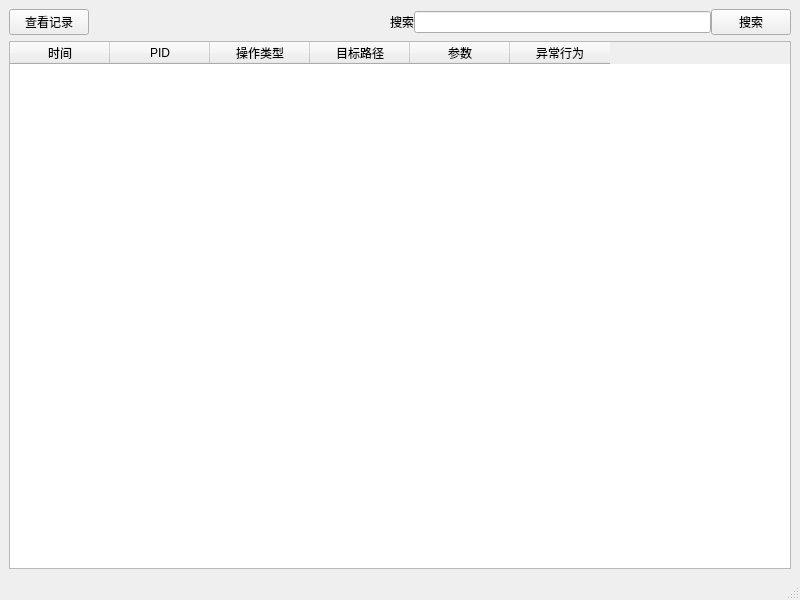
<?xml version="1.0" encoding="UTF-8"?>
<ui version="4.0">
 <class>MainWindow</class>
 <widget class="QMainWindow" name="MainWindow">
  <property name="geometry">
   <rect>
    <x>0</x>
    <y>0</y>
    <width>800</width>
    <height>600</height>
   </rect>
  </property>
  <property name="windowTitle">
   <string>MainWindow</string>
  </property>
  <widget class="QWidget" name="centralwidget">
   <layout class="QVBoxLayout" name="verticalLayout_3">
    <property name="spacing">
     <number>0</number>
    </property>
    <property name="leftMargin">
     <number>0</number>
    </property>
    <property name="topMargin">
     <number>0</number>
    </property>
    <property name="rightMargin">
     <number>0</number>
    </property>
    <property name="bottomMargin">
     <number>0</number>
    </property>
    <item>
     <widget class="QStackedWidget" name="stackedWidget">
      <property name="currentIndex">
       <number>2</number>
      </property>
      <widget class="QWidget" name="page">
       <layout class="QVBoxLayout" name="verticalLayout_2" stretch="1,1">
        <item>
         <layout class="QGridLayout" name="gridLayout">
          <item row="0" column="0">
           <widget class="QLabel" name="label_dll">
            <property name="text">
             <string>插桩DLL路径：</string>
            </property>
           </widget>
          </item>
          <item row="3" column="0">
           <widget class="QPushButton" name="btn_start">
            <property name="text">
             <string>测试</string>
            </property>
           </widget>
          </item>
          <item row="1" column="0">
           <widget class="QLabel" name="label_exe">
            <property name="text">
             <string>测试文件：</string>
            </property>
           </widget>
          </item>
          <item row="1" column="2">
           <widget class="QPushButton" name="btn_exe">
            <property name="text">
             <string>浏览</string>
            </property>
           </widget>
          </item>
          <item row="0" column="2">
           <widget class="QPushButton" name="btn_dll">
            <property name="text">
             <string>浏览</string>
            </property>
           </widget>
          </item>
          <item row="0" column="1">
           <widget class="QLineEdit" name="line_dll"/>
          </item>
          <item row="1" column="1">
           <widget class="QLineEdit" name="line_exe"/>
          </item>
          <item row="2" column="0">
           <widget class="QLabel" name="label_arg">
            <property name="text">
             <string>运行参数：</string>
            </property>
           </widget>
          </item>
          <item row="2" column="1">
           <widget class="QLineEdit" name="line_arg"/>
          </item>
         </layout>
        </item>
        <item>
         <spacer name="verticalSpacer">
          <property name="orientation">
           <enum>Qt::Vertical</enum>
          </property>
          <property name="sizeHint" stdset="0">
           <size>
            <width>20</width>
            <height>40</height>
           </size>
          </property>
         </spacer>
        </item>
       </layout>
      </widget>
      <widget class="QWidget" name="page_2">
       <layout class="QVBoxLayout" name="verticalLayout">
        <item>
         <widget class="QWidget" name="widget" native="true">
          <layout class="QHBoxLayout" name="horizontalLayout_2">
           <property name="spacing">
            <number>0</number>
           </property>
           <property name="leftMargin">
            <number>0</number>
           </property>
           <property name="topMargin">
            <number>0</number>
           </property>
           <property name="rightMargin">
            <number>0</number>
           </property>
           <property name="bottomMargin">
            <number>0</number>
           </property>
           <item>
            <widget class="QPushButton" name="selectBtn">
             <property name="text">
              <string>过滤</string>
             </property>
            </widget>
           </item>
           <item>
            <widget class="QPushButton" name="clearBtn">
             <property name="text">
              <string>清空</string>
             </property>
            </widget>
           </item>
           <item>
            <widget class="QPushButton" name="outBtn">
             <property name="text">
              <string>导出日志</string>
             </property>
            </widget>
           </item>
           <item>
            <widget class="QPushButton" name="topage3Btn">
             <property name="text">
              <string>异常记录</string>
             </property>
            </widget>
           </item>
           <item>
            <widget class="QLabel" name="label">
             <property name="text">
              <string>        搜索：</string>
             </property>
            </widget>
           </item>
           <item>
            <widget class="QLineEdit" name="searchEdit"/>
           </item>
           <item>
            <widget class="QPushButton" name="searchBtn">
             <property name="text">
              <string>搜索</string>
             </property>
            </widget>
           </item>
          </layout>
         </widget>
        </item>
        <item>
         <widget class="QTableWidget" name="tableWidget">
          <column>
           <property name="text">
            <string>时间</string>
           </property>
          </column>
          <column>
           <property name="text">
            <string>PID</string>
           </property>
          </column>
          <column>
           <property name="text">
            <string>操作类型</string>
           </property>
          </column>
          <column>
           <property name="text">
            <string>目标路径</string>
           </property>
          </column>
          <column>
           <property name="text">
            <string>参数</string>
           </property>
          </column>
         </widget>
        </item>
       </layout>
      </widget>
      <widget class="QWidget" name="page_3">
       <layout class="QVBoxLayout" name="verticalLayout_4">
        <item>
         <widget class="QWidget" name="widget_2" native="true">
          <layout class="QHBoxLayout" name="horizontalLayout">
           <property name="spacing">
            <number>0</number>
           </property>
           <property name="leftMargin">
            <number>0</number>
           </property>
           <property name="topMargin">
            <number>0</number>
           </property>
           <property name="rightMargin">
            <number>0</number>
           </property>
           <property name="bottomMargin">
            <number>0</number>
           </property>
           <item>
            <widget class="QPushButton" name="topage2Btn">
             <property name="text">
              <string>查看记录</string>
             </property>
            </widget>
           </item>
           <item>
            <spacer name="horizontalSpacer">
             <property name="orientation">
              <enum>Qt::Horizontal</enum>
             </property>
             <property name="sizeHint" stdset="0">
              <size>
               <width>301</width>
               <height>20</height>
              </size>
             </property>
            </spacer>
           </item>
           <item>
            <widget class="QLabel" name="label_2">
             <property name="text">
              <string>搜索</string>
             </property>
            </widget>
           </item>
           <item>
            <widget class="QLineEdit" name="searchEdit2"/>
           </item>
           <item>
            <widget class="QPushButton" name="searchBtn2">
             <property name="text">
              <string>搜索</string>
             </property>
            </widget>
           </item>
          </layout>
         </widget>
        </item>
        <item>
         <widget class="QTableWidget" name="tableWidget2">
          <column>
           <property name="text">
            <string>时间</string>
           </property>
          </column>
          <column>
           <property name="text">
            <string>PID</string>
           </property>
          </column>
          <column>
           <property name="text">
            <string>操作类型</string>
           </property>
          </column>
          <column>
           <property name="text">
            <string>目标路径</string>
           </property>
          </column>
          <column>
           <property name="text">
            <string>参数</string>
           </property>
          </column>
          <column>
           <property name="text">
            <string>异常行为</string>
           </property>
          </column>
         </widget>
        </item>
       </layout>
      </widget>
     </widget>
    </item>
   </layout>
  </widget>
  <widget class="QStatusBar" name="statusbar"/>
 </widget>
 <resources/>
 <connections/>
</ui>
